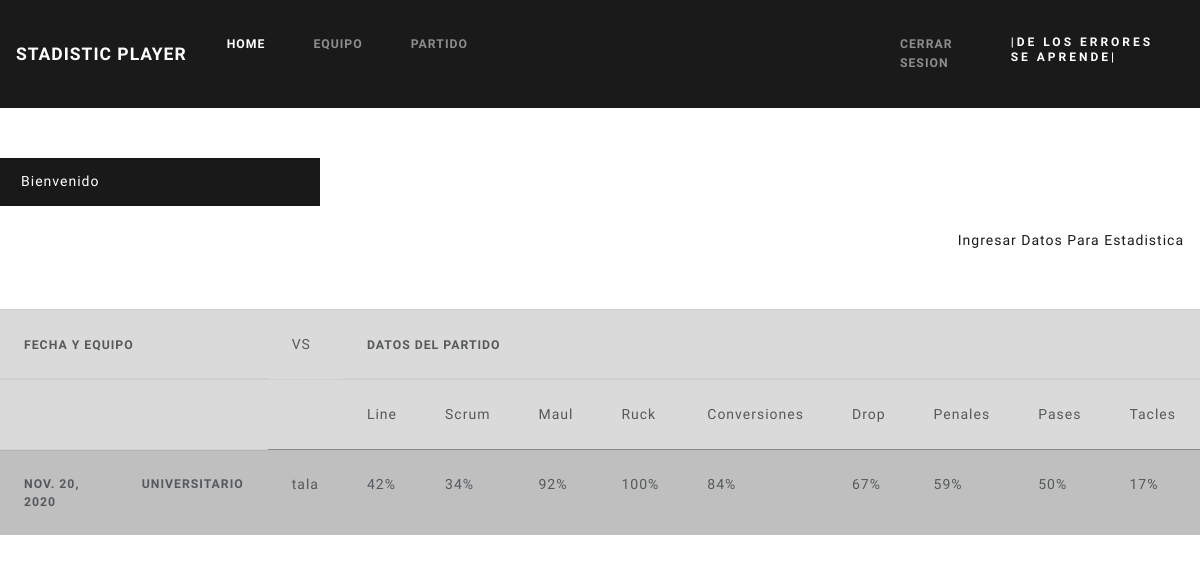
The page / on the database its author committed.
### core/models.py (models this page shows)
class Estadistica(models.Model):
    partido = models.ForeignKey('Partido', on_delete= models.CASCADE)
    error = models.ForeignKey('Error', on_delete= models.CASCADE)
    def porcLine (self):
        v = self.error.numLinePerdidos / self.partido.numLine
        porc = int(v*100)
        porc = 100 - porc
        return porc
    def porcScrum (self):
        v = self.error.numScrumPerdidos / self.partido.numScrum
        porc = int(v*100)
        porc = 100 - porc
        return porc
    def porcPenales (self):
        v = self.error.numPenalesEnContra / self.partido.numPenales
        porc = int(v*100)
        porc = 100 - porc
        return porc
    def porcConver (self):
        v = self.error.numConversionesErrados / self.partido.numConversiones
        porc = int(v*100)
        porc = 100 - porc
        return porc
    def porcDrop (self):
        v = self.error.numDropErrados / self.partido.numDrop
        porc = int(v*100)
        porc = 100 - porc
        return porc
    def porcTacles (self):
        v = self.error.numTaclesErrados / self.partido.numTacles
        porc = int(v*100)
        porc = 100 - porc
        return porc
    def porcPases (self):
        p = self.error.numPaseFoword + self.error.numPelotasCaidas
        v = p / self.partido.cantPases
        porc = int(v*100)
        porc = 100 - porc
        return porc
    def porcRuck(self):
        v = self.error.numRuckErrados / self.partido.numRuck
        porc = int(v*100)
        porc = 100 - porc
        return porc
    def porcMaules(self):
        v = self.error.numMaulErrados / self.partido.numMaul
        porc = int(v*100)
        porc = 100 - porc
        return porc

class Partido(models.Model):
    fecha = models.DateField(blank=False, primary_key=True)
    lugar = models.CharField(max_length=50)
    equipo_1 = models.ForeignKey('Equipo', on_delete= models.CASCADE, related_name = 'tuEquipo')
    equipo_2 = models.ForeignKey('Equipo', on_delete= models.CASCADE, related_name = 'OtroEquipo')
    numLine=models.IntegerField(blank=False)
    numScrum=models.IntegerField(blank=False)
    numPenales=models.IntegerField(blank=False)
    tri=models.IntegerField(blank=False)
    numConversiones=models.IntegerField(blank=False)
    numDrop=models.IntegerField(blank=False)
    numTacles=models.IntegerField(blank=False)
    numMaul=models.IntegerField(blank=False)
    numRuck=models.IntegerField(blank=False)
    cantPases=models.IntegerField(blank=False)

class Equipo(models.Model):
    club=models.CharField(max_length=35, primary_key=True)
    division=models.CharField(max_length=1, )
    cantJugadores=models.IntegerField(null = False)
    amonestados=models.IntegerField(null = False)
    expulsados=models.IntegerField(null = False)

class Error(models.Model):
    numLinePerdidos=models.IntegerField(blank=False)
    numScrumPerdidos=models.IntegerField(blank=False)
    numPenalesEnContra=models.IntegerField(blank=False)
    numPelotasCaidas=models.IntegerField(blank=False)
    numConversionesErrados=models.IntegerField(blank=False)
    numTaclesErrados=models.IntegerField(blank=False)
    numPaseFoword=models.IntegerField(blank=False)
    numDropErrados=models.IntegerField(blank=False)
    numMaulErrados=models.IntegerField(blank=False)
    numRuckErrados=models.IntegerField(blank=False)

### core/views.py (the view)
# urls.py: path('', HomeView.as_view(), name='home'),
class HomeView(TemplateView):
    template_name = 'home.html'
    def get_context_data(self, **kwargs):
        context = super(HomeView, self).get_context_data(**kwargs)
        context['estadisticas'] = Estadistica.objects.all()
        return context

### templates/home.html (shortened to what this page needs)
{% load staticfiles %}
<!DOCTYPE html>
<html>
    <head>
        <link rel="stylesheet" href="{% static 'css/bootstrap.min.css' %}">
    </head>
    <nav class="navbar navbar-expand-lg navbar-dark bg-primary">
        <a class="navbar-brand" href="#">Stadistic Player</a>
        <div class="collapse navbar-collapse" id="navbarColor01">
          <ul class="navbar-nav mr-auto">
            <li class="nav-item active">
              <a class="nav-link" href="http://127.0.0.1:8000/admin/ ">Home
              </a>
            </li>
            <li class="nav-item">
              <a class="nav-link" href="{% url 'equipo' %}">Equipo</a>
            </li>
            <li class="nav-item">
              <a class="nav-link" href="{% url 'partidos' %}">Partido</a>
            </li>
            <li class="nav-item">
              <a href="{%url 'logout_url' %}"  class="nav-link" >Cerrar Sesion</a>
            </li>
            <h6  class="nav-link show">|De los errores se aprende|</h6>
          </ul>
        </div>
      </nav>
      <div style="width: 50px; height: 50px;"></div>
      <div class="card text-white bg-primary mb-3" style="max-width: 20rem;">
        <div class="card-header">Bienvenido</div>
      </div>
      <div>
        <a  href="{%url 'inputEstadistica' %}" style="text-align: right;" class="nav-link">Ingresar Datos Para Estadistica</a>
      </div>
      <div style="width: 50px; height: 50px;"></div>
      <table class="table table-hover">
        <thead>
          <tr class="table-active">
            <th scope="col" colspan="2">Fecha y Equipo</th>
            <td scope="col" colspan="1">VS</td>
            <th scope="col" colspan="9">Datos del Partido</th>
          </tr>
        </thead>
        <thead>
          <tr class="table-active">
            <th scope="col" colspan="2"></th>
            <td scope="col" colspan="1"></td>
            <td>Line</td>
            <td>Scrum</td>
            <td>Maul</td>
            <td>Ruck</td>
            <td>Conversiones</td>
            <td>Drop</td>
            <td>Penales</td>
            <td>Pases</td>
            <td>Tacles</td>
          </tr>
        </thead>
        {% for estadistica in estadisticas %}
        <tbody>
          <tr class="table-primary">
            <th >{{estadistica.partido.fecha}}</th>
            <th >{{estadistica.partido.equipo_1.club}}</th>
            <td>{{estadistica.partido.equipo_2.club}}</td>
            <td id="line">{{estadistica.porcLine}}%</td>
            <td id="scrum">{{estadistica.porcScrum}}%</td>
            <td id="maul">{{estadistica.porcMaules}}%</td>
            <td id="ruck">{{estadistica.porcRuck}}%</td>
            <td id="conver">{{estadistica.porcConver}}%</td>
            <td id="drop">{{estadistica.porcDrop}}%</td>
            <td id="penal">{{estadistica.porcPenales}}%</td>
            <td id="pases">{{estadistica.porcPases}}%</td>
            <td id="tacles">{{estadistica.porcTacles}}%</td>
          </tr>
        </tbody>
        {% endfor %}
      </table>
</html>

### rows shown on the page
Estadistica: partido.fecha "NOV. 20, 2020", partido.equipo_1.club "UNIVERSITARIO", partido.equipo_2.club "tala", porcLine "42", porcScrum "34", porcMaules "92", porcRuck "100", porcConver "84", porcDrop "67", porcPenales "59", porcPases "50", porcTacles "17"
